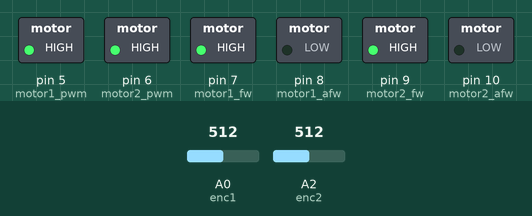
A sketch run on a simulated Arduino Uno, built with avr-gcc and run on an emulated ATmega328P. Shown: switched loads named in the sketch (green lamp = pin HIGH). The inputs (shaded band) are chosen by the test bench; at power-on: A0 (enc1) = 512, A2 (enc2) = 512. What the sketch prints to the serial monitor is not drawn.

Above: at 1.2 s.
1.3 s: A0 (enc1) set to 11
2.8 s: A0 (enc1) set to 8
Timing chart, 0 to 5.8 s (numbered marks = the images above; inputs shaded):
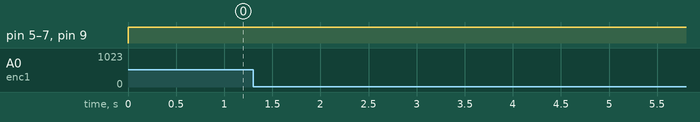

Measured:
- after the input at 1.3 s, every drawn part: stays the same
- after the input at 2.8 s, every drawn part: stays the same

The sketch:

car_2_wheel_diffrential.ino
```cpp
int enc1=0;
int enc2=2;
int motor1_fw=7;
int motor1_afw=8;
int motor1_pwm=5;

int motor2_fw=9;
int motor2_afw=10;
int motor2_pwm=6;


void setup() {
  // put your setup code here, to run once:
  pinMode(enc1,INPUT);
  pinMode(enc2,INPUT);
  pinMode(motor1_fw,OUTPUT);
  pinMode(motor1_afw,OUTPUT);
  pinMode(motor2_fw,OUTPUT);
  pinMode(motor2_afw,OUTPUT);


  Serial.begin(9600);
  Serial.println("start");

}

void loop() {
  // put your main code here, to run repeatedly
  Serial.print(analogRead(enc1));
  Serial.print("        ");
  Serial.println(analogRead(enc2));

   digitalWrite(motor1_fw,HIGH);
   digitalWrite(motor1_afw,LOW);
   analogWrite(motor1_pwm,255);


   digitalWrite(motor2_fw,HIGH);
   digitalWrite(motor2_afw,LOW);
   analogWrite(motor2_pwm,255);

}
```
